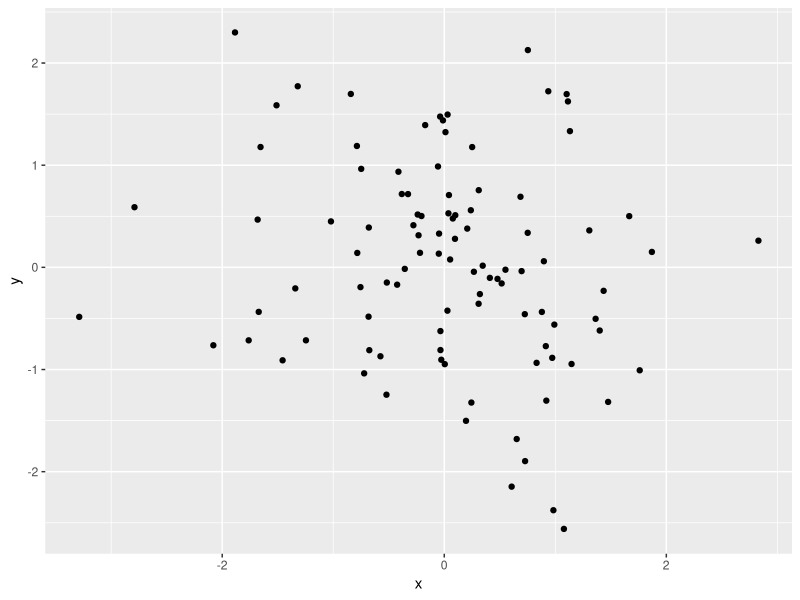

Reproduce this figure in R.
## ---- chunk 1
library(dplyr)
## ---- chunk 2
y = rnorm(100)
x = rnorm(100)
dat = data.frame(y,x)
## ---- chunk 3
# this is a comment
library(ggplot2)
ggplot(dat, aes(x,y)) + geom_point()
## ---- chunk 4
knitr::kable(summary(cars), caption='This is a table', booktab=TRUE)
## ---- chunk 5
sessionInfo()
